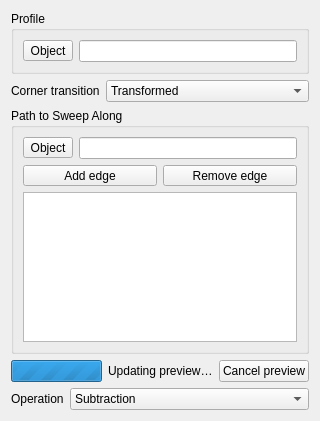
<?xml version="1.0" encoding="UTF-8"?>
<ui version="4.0">
 <class>PartDesignGui::TaskPipeParameters</class>
 <widget class="QWidget" name="PartDesignGui::TaskPipeParameters">
  <property name="geometry">
   <rect>
    <x>0</x>
    <y>0</y>
    <width>306</width>
    <height>421</height>
   </rect>
  </property>
  <property name="windowTitle">
   <string notr="true">Form</string>
  </property>
  <layout class="QVBoxLayout" name="verticalLayout_2">
   <item>
    <widget class="QGroupBox" name="groupprofile">
     <property name="title">
      <string>Profile</string>
     </property>
     <layout class="QVBoxLayout">
      <item>
       <layout class="QHBoxLayout">
        <item>
         <widget class="QToolButton" name="buttonProfileBase">
          <property name="text">
           <string>Object</string>
          </property>
          <property name="checkable">
           <bool>true</bool>
          </property>
         </widget>
        </item>
        <item>
         <widget class="QLineEdit" name="profileBaseEdit"/>
        </item>
       </layout>
      </item>
     </layout>
    </widget>
   </item>
   <item>
    <layout class="QFormLayout" name="formLayout">
     <property name="fieldGrowthPolicy">
      <enum>QFormLayout::ExpandingFieldsGrow</enum>
     </property>
     <item row="0" column="0">
      <widget class="QLabel" name="label_2">
       <property name="text">
        <string>Corner transition</string>
       </property>
      </widget>
     </item>
     <item row="0" column="1">
      <widget class="QComboBox" name="comboBoxTransition">
       <property name="sizePolicy">
        <sizepolicy hsizetype="Expanding" vsizetype="Fixed">
         <horstretch>0</horstretch>
         <verstretch>0</verstretch>
        </sizepolicy>
       </property>
       <item>
        <property name="text">
         <string>Transformed</string>
        </property>
       </item>
       <item>
        <property name="text">
         <string>Right corner</string>
        </property>
       </item>
       <item>
        <property name="text">
         <string>Round corner</string>
        </property>
       </item>
      </widget>
     </item>
    </layout>
   </item>
   <item>
   <widget class="QGroupBox" name="groupBox">
     <property name="title">
      <string>Path to Sweep Along</string>
     </property>
     <layout class="QVBoxLayout" name="verticalLayout">
      <item>
       <layout class="QHBoxLayout" name="horizontalLayout">
        <item>
         <widget class="QToolButton" name="buttonSpineBase">
          <property name="text">
           <string>Object</string>
          </property>
          <property name="checkable">
           <bool>true</bool>
          </property>
         </widget>
        </item>
        <item>
         <widget class="QLineEdit" name="spineBaseEdit"/>
        </item>
       </layout>
      </item>
      <item>
       <layout class="QHBoxLayout" name="horizontalLayout_4">
        <item>
         <widget class="QToolButton" name="buttonRefAdd">
          <property name="enabled">
           <bool>true</bool>
          </property>
          <property name="sizePolicy">
           <sizepolicy hsizetype="Expanding" vsizetype="Fixed">
            <horstretch>0</horstretch>
            <verstretch>0</verstretch>
           </sizepolicy>
          </property>
          <property name="text">
           <string>Add edge</string>
          </property>
          <property name="checkable">
           <bool>true</bool>
          </property>
          <property name="checked">
           <bool>false</bool>
          </property>
         </widget>
        </item>
        <item>
         <widget class="QToolButton" name="buttonRefRemove">
          <property name="sizePolicy">
           <sizepolicy hsizetype="Expanding" vsizetype="Fixed">
            <horstretch>0</horstretch>
            <verstretch>0</verstretch>
           </sizepolicy>
          </property>
          <property name="text">
           <string>Remove edge</string>
          </property>
          <property name="checkable">
           <bool>true</bool>
          </property>
         </widget>
        </item>
       </layout>
      </item>
      <item>
       <widget class="QListWidget" name="listWidgetReferences"/>
      </item>
     </layout>
    </widget>
   </item>
   <item>
    <widget class="QWidget" name="previewStatusWidget" native="true">
     <property name="visible">
      <bool>false</bool>
     </property>
     <layout class="QHBoxLayout" name="horizontalLayoutPreviewStatus">
      <property name="leftMargin">
       <number>0</number>
      </property>
      <property name="topMargin">
       <number>0</number>
      </property>
      <property name="rightMargin">
       <number>0</number>
      </property>
      <property name="bottomMargin">
       <number>0</number>
      </property>
      <item>
       <widget class="QProgressBar" name="progressBarPreview">
        <property name="minimum">
         <number>0</number>
        </property>
        <property name="maximum">
         <number>0</number>
        </property>
        <property name="value">
         <number>-1</number>
        </property>
        <property name="textVisible">
         <bool>false</bool>
        </property>
       </widget>
      </item>
      <item>
       <widget class="QLabel" name="labelPreviewStatus">
        <property name="text">
         <string>Updating preview…</string>
        </property>
       </widget>
      </item>
      <item>
       <widget class="QPushButton" name="buttonCancelPreview">
        <property name="text">
         <string>Cancel preview</string>
        </property>
       </widget>
      </item>
     </layout>
    </widget>
   </item>
   <item>
    <layout class="QHBoxLayout" name="operationLayout" stretch="0,1">
     <item>
      <widget class="QLabel" name="labelOperation">
       <property name="text">
        <string>Operation</string>
       </property>
       <property name="buddy">
        <cstring>comboOperation</cstring>
       </property>
      </widget>
     </item>
     <item>
      <widget class="QComboBox" name="comboOperation">
       <item>
        <property name="text">
         <string>Subtraction</string>
        </property>
       </item>
       <item>
        <property name="text">
         <string>Common</string>
        </property>
       </item>
      </widget>
     </item>
    </layout>
   </item>
  </layout>
 </widget>
 <tabstops>
  <tabstop>buttonProfileBase</tabstop>
  <tabstop>profileBaseEdit</tabstop>
  <tabstop>comboBoxTransition</tabstop>
  <tabstop>buttonSpineBase</tabstop>
  <tabstop>spineBaseEdit</tabstop>
  <tabstop>buttonRefAdd</tabstop>
  <tabstop>buttonRefRemove</tabstop>
  <tabstop>listWidgetReferences</tabstop>
  <tabstop>buttonCancelPreview</tabstop>
  <tabstop>comboOperation</tabstop>
 </tabstops>
 <resources/>
 <connections/>
</ui>
